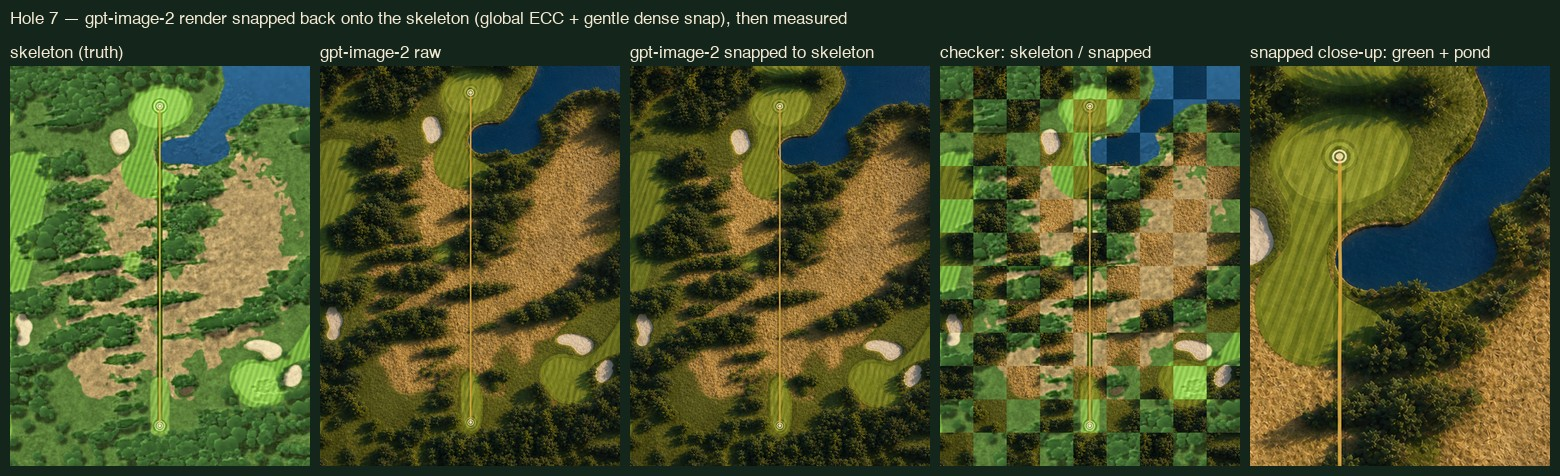
#> input picture scripts/imagery/foundry/evidence/hole-07-gptimage2-snapped.jpg, 1560 x 476 px
$ python qa_qwen.py evidence/hole-07-correction-AB.jpg evidence/hole-07-gptimage2-snapped.jpg
#> lines starting #> are read from the running program, lines starting #| are printed output that depends on the picture
"""Content QA with the local Qwen 3.8 (vision) via Ollama: does the finished card still show what the
skeleton says? Catches class errors the drift gate cannot see (fairway over the green, missing tee box,
a tree on the fairway, water where there is none). Soft gate: returns flags; never blocks on failure.
"""
from __future__ import annotations
import base64, io, json, os, time, urllib.request
from pathlib import Path
from PIL import Image

HOST = os.environ.get("OLLAMA_HOST", "100.120.28.101:11434")
MODEL = "qwen3.8:27b"
CHECKS = [
    ("teeBox", "Is there a distinct mown tee pad at the bottom end of the gold line? (yes = good)"),
    ("fairwayStopsShortOfGreen", "Does the light mown fairway strip stop short of the putting green at the top, i.e. the green is a separate, rounder, lighter area with its own edge? (yes = good)"),
    ("noTreeOnFairway", "Is the mown fairway strip free of trees standing inside it? (yes = good)"),
    ("noTreeOnGreen", "Is the putting green free of trees standing on it? (yes = good)"),
    ("waterMatches", "Looking at both images: does water appear in the second image ONLY where the first image shows blue water? (yes = good)"),
    ("bunkersMatch", "Do the sand bunkers in the second image sit where the first image shows sand, with none added or missing? (yes = good)"),
]

def _b64(p: Path, size=(450, 600)) -> str:
#> called with size = (450, 600)
    im = Image.open(p).convert("RGB").resize(size)
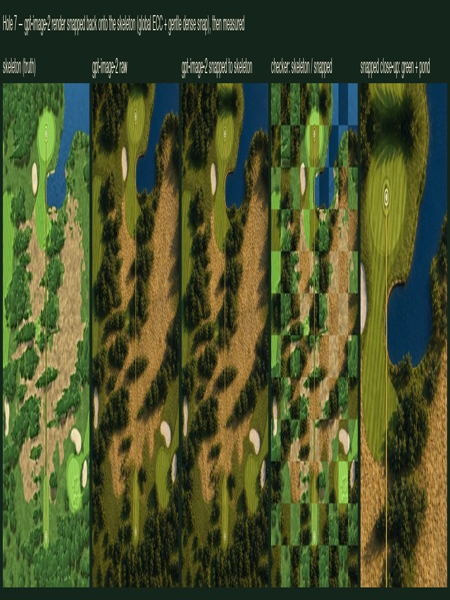
#> im: PIL image 450x600 RGB; mean R, G, B 73.7, 81.5, 43.3
    buf = io.BytesIO(); im.save(buf, "JPEG", quality=85)
    return base64.b64encode(buf.getvalue()).decode()

def _ask(images, checks, timeout):
    q = ("Answer each numbered question about the image(s) with exactly 'yes' or 'no' followed by one short reason, "
         "one per line, in order. Be strict and literal.\n" + "\n".join(f"{i+1}. {text}" for i, (_, text) in enumerate(checks)))
    payload = {"model": MODEL, "stream": False, "think": False,
               "messages": [{"role": "user", "content": q, "images": images}],
               "options": {"num_predict": 500, "temperature": 0.1}}
    req = urllib.request.Request(f"http://{HOST}/api/chat", data=json.dumps(payload).encode(), headers={"Content-Type": "application/json"})
    r = json.load(urllib.request.urlopen(req, timeout=timeout))
    return r["message"]["content"]


def qa(skeleton: Path, card: Path, timeout: int = 300) -> dict:
    """Two passes: the card alone for the geometry-class checks (tee box, fairway/green, trees), then
    skeleton+card for the 'matches the map' checks (water, bunkers). Asking about the card alone proved
    stricter than asking 'does image 2 match image 1'."""
    t0 = time.time()
    solo = [c for c in CHECKS if c[0] in ("teeBox", "fairwayStopsShortOfGreen", "noTreeOnFairway", "noTreeOnGreen")]
    pair = [c for c in CHECKS if c[0] in ("waterMatches", "bunkersMatch")]
    try:
        text1 = _ask([_b64(card)], [(k, v.replace("Looking at both images: ", "")) for k, v in solo], timeout)
        text2 = _ask([_b64(skeleton), _b64(card)], [(k, "Image 1 is the map (truth), image 2 the rendering. " + v) for k, v in pair], timeout)
    except Exception as exc:
        return {"available": False, "error": str(exc)[:200]}
    text = text1 + "\n---\n" + text2
    flags = {}
    for checks_, txt in ((solo, text1), (pair, text2)):
        lines = [l.strip() for l in txt.splitlines() if l.strip()]
        for i, (key, _) in enumerate(checks_):
            line = next((l for l in lines if l.lstrip("*- ").startswith(f"{i+1}")), "")
            low = line.lower()
            body = low.split(".", 1)[-1].strip() if "." in low[:3] else low
            verdict = "yes" if body.startswith("yes") else ("no" if body.startswith("no") else ("yes" if " yes" in body[:8] else "?"))
            flags[key] = {"ok": verdict == "yes", "answer": line[:160]}
    issues = [k for k, v in flags.items() if not v["ok"]]
    return {"available": True, "seconds": round(time.time() - t0, 1), "flags": flags, "issues": issues, "pass": not issues, "raw": text[:1500]}


def _unused(skeleton, card, timeout=300):
    lines = []
    flags = {}
    for i, (key, _) in enumerate(CHECKS):
        line = next((l for l in lines if l.lstrip("*- ").startswith(f"{i+1}")), "")
        low = line.lower()
        verdict = "yes" if ("yes" in low and "no" not in low.split("yes")[0][-4:]) or low.split(".", 1)[-1].strip().startswith("yes") else ("no" if "no" in low else "?")
        flags[key] = {"ok": verdict == "yes", "answer": line[:160]}
    issues = [k for k, v in flags.items() if not v["ok"]]
    return {"available": True, "seconds": round(time.time() - t0, 1), "flags": flags, "issues": issues, "pass": not issues, "raw": text[:1200]}

if __name__ == "__main__":
    import sys
    print(json.dumps(qa(Path(sys.argv[1]), Path(sys.argv[2])), indent=1)[:2000])
#> (the call stopped at in _ask, `r = json.load(urllib.request.urlopen(req, timeout=timeout))`: the network is not available in this run)

$ run again, on scripts/imagery/foundry/evidence/hole-07-markup-guide.jpg
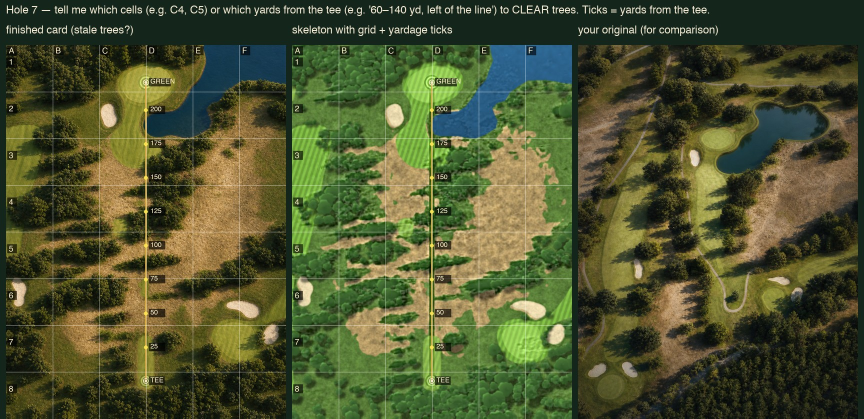
#> input picture scripts/imagery/foundry/evidence/hole-07-markup-guide.jpg, 1728 x 837 px (shown at 1/2 size)
#> in _b64, `im = Image.open(p).convert("RGB").resize(size)`:
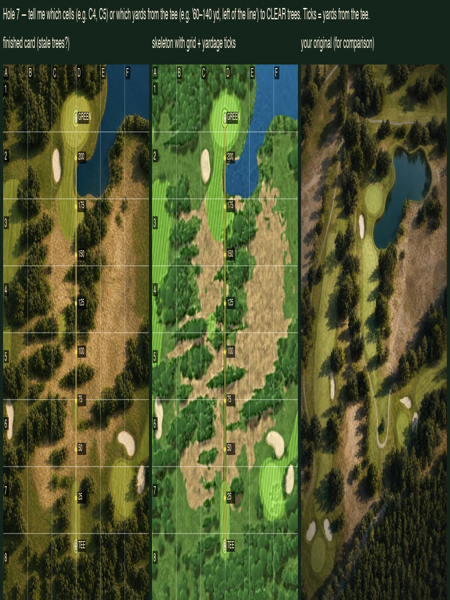
#> im: PIL image 450x600 RGB; mean R, G, B 78.1, 84.6, 47.6

$ run again, on scripts/imagery/foundry/evidence/hole-07-new.jpg
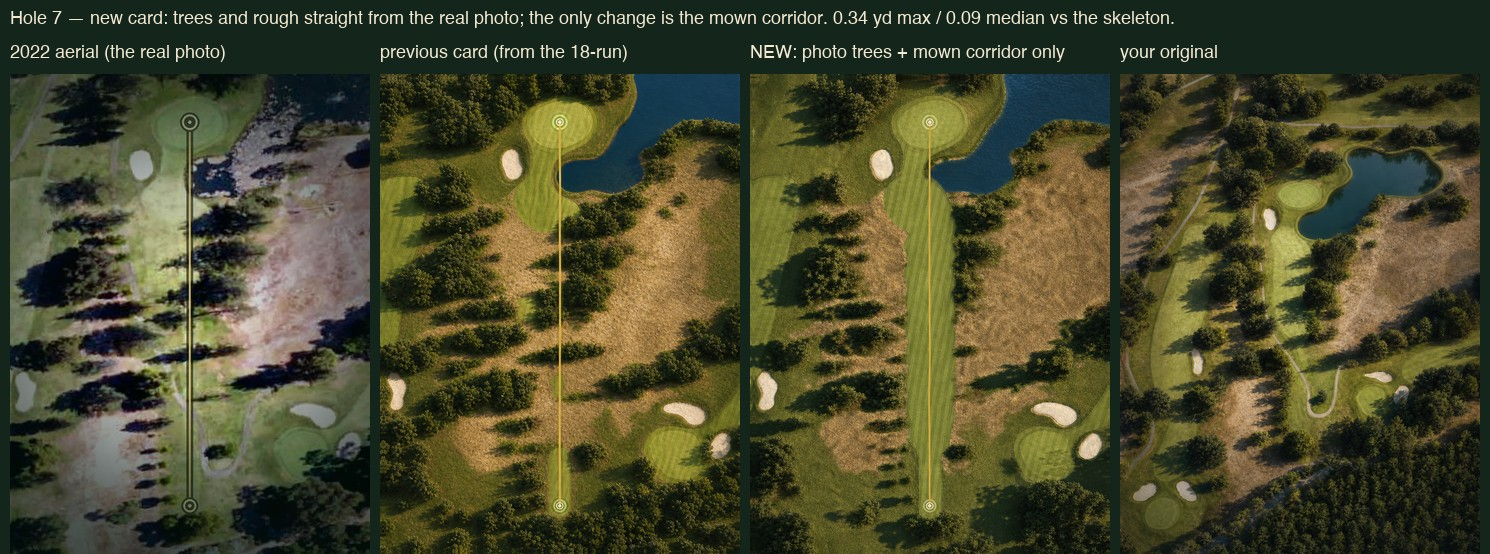
#> input picture scripts/imagery/foundry/evidence/hole-07-new.jpg, 1490 x 554 px
#> in _b64, `im = Image.open(p).convert("RGB").resize(size)`:
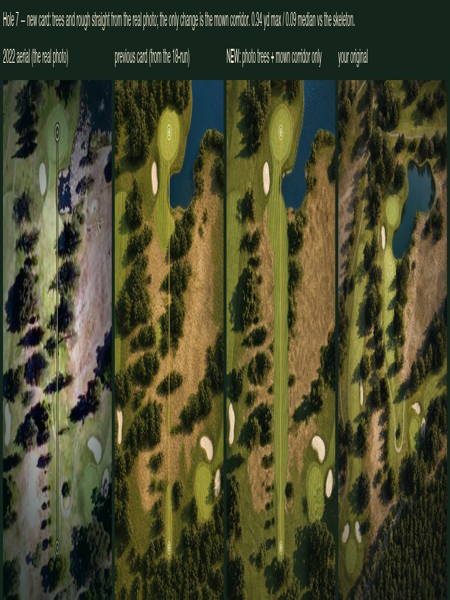
#> im: PIL image 450x600 RGB; mean R, G, B 73.2, 73.4, 45.5

$ run again, on scripts/imagery/foundry/evidence/skeleton-v6.jpg
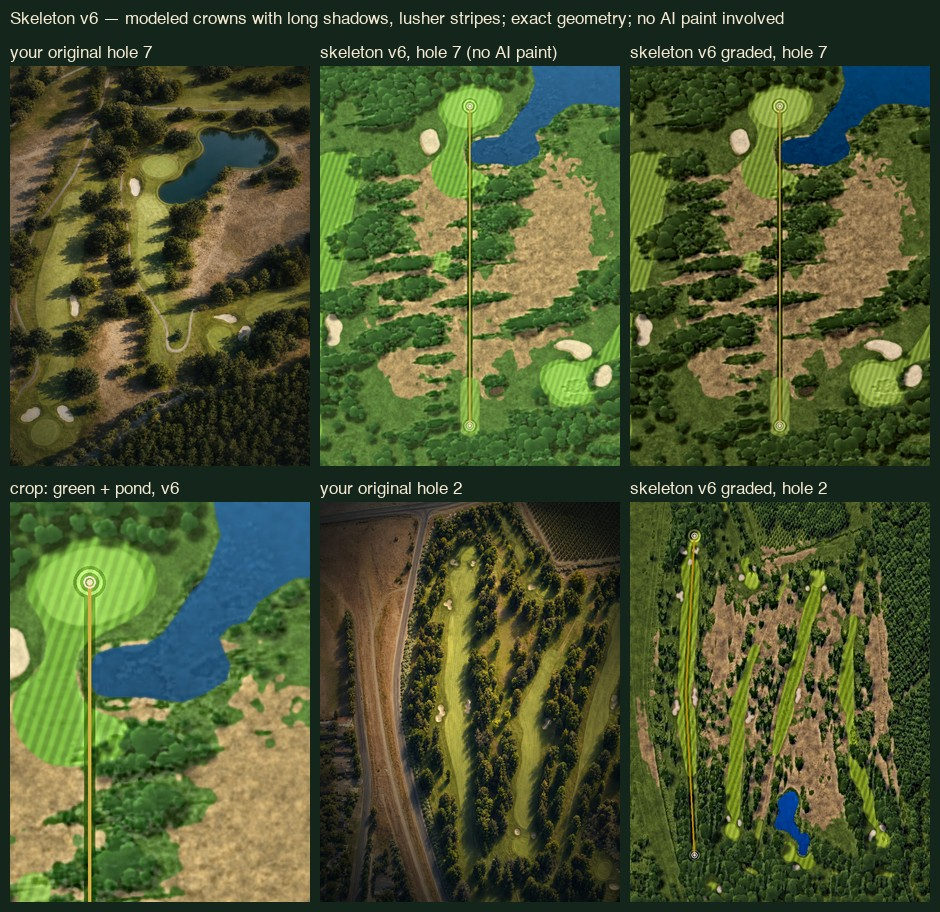
#> input picture scripts/imagery/foundry/evidence/skeleton-v6.jpg, 940 x 912 px
#> in _b64, `im = Image.open(p).convert("RGB").resize(size)`:
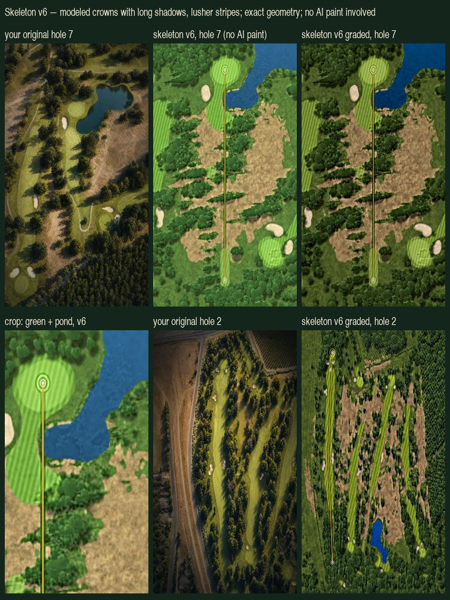
#> im: PIL image 450x600 RGB; mean R, G, B 74.4, 85.1, 49
